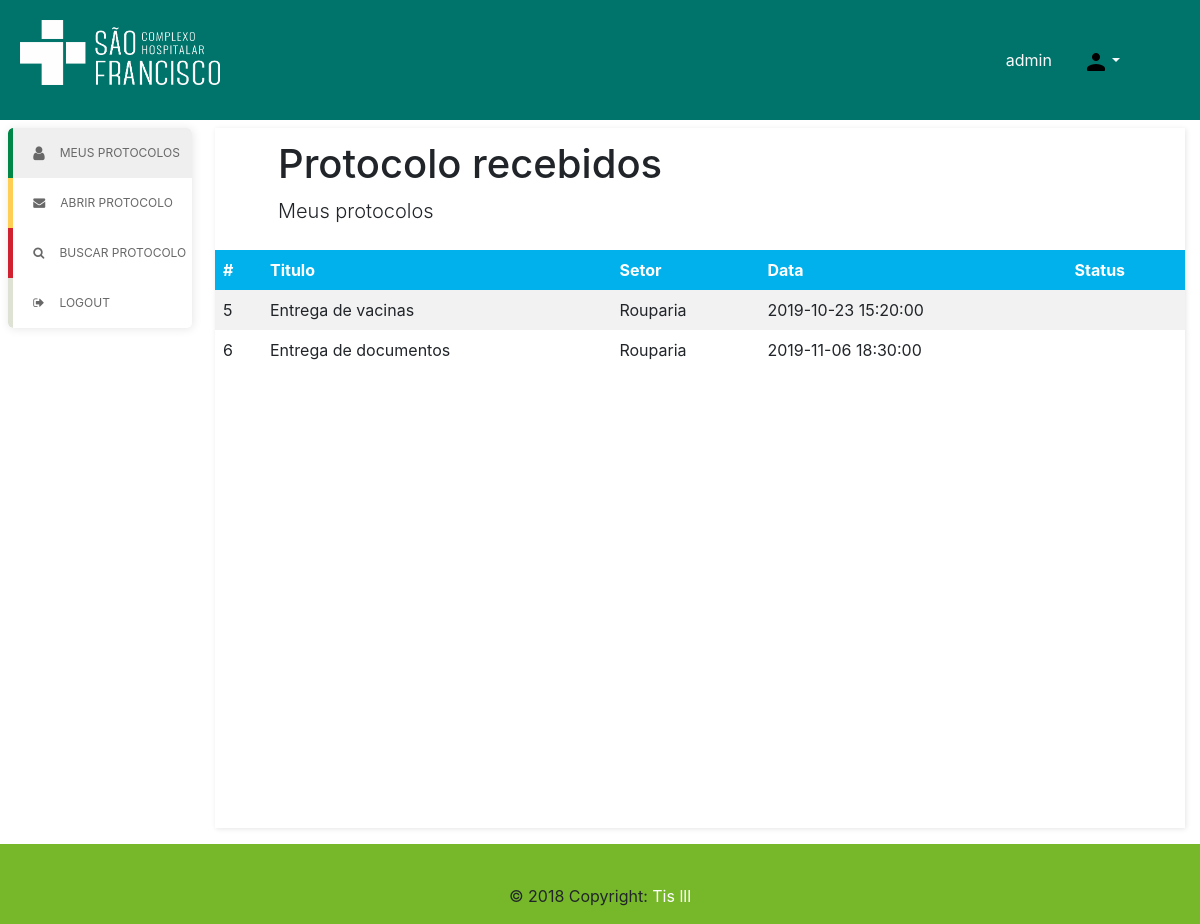
/tis3/tis3/index.php (signed in), run on the app's committed database.
### tables this page shows
CREATE TABLE `protocolo`  (
  `id` int(11) NOT NULL AUTO_INCREMENT,
  `titulo` varchar(64) NOT NULL,
  `dataCriacao` datetime(0) DEFAULT NULL,
  `usuario_id` int(11) DEFAULT NULL,
  `setor_id` int(11) NOT NULL,
  `descricao` varchar(255) DEFAULT NULL,
  PRIMARY KEY (`id`) USING BTREE
);

CREATE TABLE `setor`  (
  `id` int(11) NOT NULL AUTO_INCREMENT,
  `nome` varchar(64) NOT NULL,
  `unidade_id` int(11) NOT NULL,
  PRIMARY KEY (`id`) USING BTREE
);

### tis3/tis3/classes/protocolo.php (called while the page is built, shortened)
<?php
class Protocolo
{
    public function GetNomeSetor($id)
    {
        $db = new Database();
        $db->Open("gprotocol");
        $query = $db->Query("SELECT `nome` FROM `setor` WHERE `id` = $id");
        $result = mysqli_fetch_assoc($query);
        return $result['nome'];
    }
}
?>

### tis3/tis3/classes/database.php (called while the page is built, shortened)
<?php
class Database
{
    public $conn;
    public function Open($database)
    {
        $this->conn = mysqli_connect(DB_HOST, DB_USER, DB_PASS, $database);
        if($this->conn)
            return true;
        else
            return false;
    }
    public function Query($sql)
    {
        $result = mysqli_query($this->conn, $sql);
        return $result;
    }
}
?>

### tis3/tis3/pages/main.php (the view, shortened to what this page needs)
<div id="container" style="padding-bottom:10px;">
    <?php include_once("pages/parts/menuv.php"); ?>
    <div id="content" class="float-left col-10">
       <div class="tab-content" id="content-protocolos">
       <div class="page-header px-5 py-1">
            <div class="float-left my-2 col-11">
                    <h1>Protocolo recebidos</h1>
                    <p class="lead">Meus protocolos</p>
            </div>
            </div>
            <table id="table-protocolos">
                <tr>
                    <th>#</th>
                    <th>Titulo</th>
                    <th>Setor</th>
                    <th>Data</th>
                    <th>Status</th>
                </tr>
                <?php
                    $cProtocolo = new Protocolo();
                    $db = mysqli_connect("127.0.0.1", "root", "", "gprotocol");
                    $mySetor = $_SESSION['user']['setor_id'];
                    $query = mysqli_query($db, "SELECT * FROM `protocolo` P WHERE EXISTS (SELECT 1 FROM `encaminhamento` e WHERE e.destinatario_id = $mySetor );");
                    while($row = mysqli_fetch_assoc($query)) {
                        $i = $row['id'];
                        $scriptAction = "window.location = '?module=protocolo&id=".$i."';";
                        echo '<tr onclick="'.$scriptAction.'">';
                        echo '<td>'.$i.'</td>';
                        echo '<td>'.$row['titulo'].'</td>';
                        echo '<td>'.$cProtocolo->GetNomeSetor($row['setor_id']).'</td>';
                        echo '<td>'.$row['dataCriacao'].'</td>';
                        echo '<td>'.$row['status'].'</td>';
                        echo '</tr>';
                    }
                ?>
            </table>
        </div>
    </div>
</div>

### tis3/tis3/css/style.css (style rules this page uses)
* { margin: 0; padding: 0; }
body { font-size: 12px; text-align: center; }
#container { display: inline-block; width: 100%; padding: 0px; }
#container:after { display: block; clear: both; content: '' }
#content { margin-top: 0px; }
.tab-content { min-height: 700px; height: 100vh; }
#content-protocolos { height: auto !important; -webkit-box-shadow: 1px 1px 5px rgba(0, 0, 0, 0.1); -moz-box-shadow: 1px 1px 5px rgba(0, 0, 0, 0.1); box-shadow: 1px 1px 5px rgba(0, 0, 0, 0.1); }
.page-header { font-size: 12px; height: 100px; }
table { border-collapse: collapse; width: 100%; }
th, td { text-align: left; padding: 8px; }
tr:nth-child(even) { background-color: #f2f2f2 }
th { background-color:#00b1eb; color: white; }
body { min-height: 100vh; }
html { height: 100%; }

### data on the page
protocolo: id "5", titulo "Entrega de vacinas", setor.nome "Rouparia", dataCriacao "2019-10-23 15:20:00"
protocolo: id "6", titulo "Entrega de documentos", setor.nome "Rouparia", dataCriacao "2019-11-06 18:30:00"

### other printed values
$_SESSION['user']['username'] "admin"
